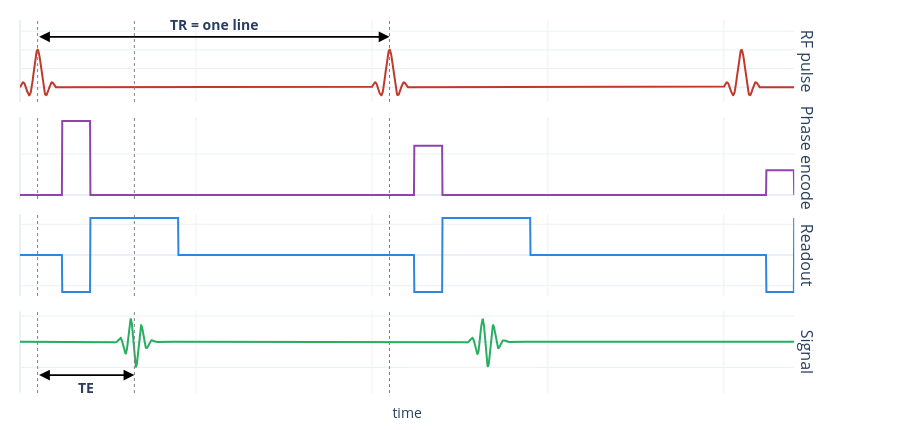

The code cell stored with this chart in its notebook:
### Markdown cell above
## Greta walks back every time

Figures of `01-gre.md`.

### Code cell
#| label: figGreTiming

t = np.linspace(0, 2.2, 2200)          # two repetitions, arbitrary units (1 = one TR)
def box(t0, t1, amp=1.0):
    return np.where((t >= t0) & (t < t1), amp, 0.0)

rf = sum(np.sinc((t - (k + 0.05)) * 60) * ((t > k) & (t < k + 0.1)) for k in (0, 1, 2))
pe = sum(box(k + 0.12, k + 0.2, a) for k, a in ((0, 0.9), (1, 0.6), (2, 0.3)))
ro = sum(box(k + 0.12, k + 0.2, -0.6) + box(k + 0.2, k + 0.45, 0.6) for k in (0, 1, 2))
sig = sum(np.exp(-((t - (k + 0.325)) / 0.03) ** 2) * np.cos(200 * (t - k)) for k in (0, 1, 2))

t_rf, t_echo = 0.05, 0.325             # centre of the 1st RF pulse and of the 1st echo

fig = make_subplots(rows=4, cols=1, shared_xaxes=True, vertical_spacing=0.04,
                    row_titles=["RF pulse", "Phase encode", "Readout", "Signal"])
for i, (y, c) in enumerate([(rf, "#C0392B"), (pe, "#8E44AD"), (ro, "#2E86DE"), (sig, "#27AE60")]):
    fig.add_trace(go.Scatter(x=t, y=y, line=dict(color=c, width=2), hoverinfo="skip"), row=i + 1, col=1)

# dotted guides through all rows: the two RF pulses and the first echo
for x in (t_rf, t_rf + 1, t_echo):
    fig.add_vline(x=x, line=dict(color="gray", width=1, dash="dot"), row="all", col=1)

def double_arrow(x0, x1, y, xref, yref, label, above=True):
    """A <-> arrow from x0 to x1 at height y, with its label above (or below) it."""
    fig.add_annotation(x=x1, y=y, ax=x0, ay=y, xref=xref, yref=yref, axref=xref, ayref=yref,
                       text="", showarrow=True, arrowhead=2, arrowside="end+start",
                       arrowsize=1.2, arrowwidth=1.8, arrowcolor="black")
    fig.add_annotation(x=(x0 + x1) / 2, y=y, xref=xref, yref=yref, text=f"<b>{label}</b>",
                       showarrow=False, yshift=12 if above else -12, font=dict(size=14))

# TR: from one RF pulse to the next (top row)
double_arrow(t_rf, t_rf + 1, 1.35, "x", "y", "TR = one line")
# TE: from the RF pulse to the centre of the echo (bottom row)
double_arrow(t_rf, t_echo, -1.3, "x4", "y4", "TE", above=False)

fig.update_yaxes(showticklabels=False, zeroline=True)
fig.update_yaxes(range=[-0.4, 1.8], row=1, col=1)      # room for the TR arrow
fig.update_yaxes(range=[-2.0, 1.2], row=4, col=1)      # room for the TE arrow
fig.update_xaxes(title_text="time", row=4, col=1, showticklabels=False)
fig.update_layout(height=430, showlegend=False, template="plotly_white",
                  margin=dict(l=20, r=90, t=20, b=30))
fig

### Figure 1 — Plotly figure (JSON) as saved in the notebook; plotly's stock layout.template omitted (floating-point values rounded to 4 significant figures; data arrays with more than 128 entries replaced by an {"elided": "..."} marker saying what was removed)
{"data": [{"hoverinfo": "skip", "line": {"color": "#C0392B", "width": 2}, "type": "scatter", "x": {"elided": "2200 float values"}, "xaxis": "x", "y": {"elided": "2200 float values"}, "yaxis": "y"}, {"hoverinfo": "skip", "line": {"color": "#8E44AD", "width": 2}, "type": "scatter", "x": {"elided": "2200 float values"}, "xaxis": "x2", "y": {"elided": "2200 float values"}, "yaxis": "y2"}, {"hoverinfo": "skip", "line": {"color": "#2E86DE", "width": 2}, "type": "scatter", "x": {"elided": "2200 float values"}, "xaxis": "x3", "y": {"elided": "2200 float values"}, "yaxis": "y3"}, {"hoverinfo": "skip", "line": {"color": "#27AE60", "width": 2}, "type": "scatter", "x": {"elided": "2200 float values"}, "xaxis": "x4", "y": {"elided": "2200 float values"}, "yaxis": "y4"}], "layout": {"annotations": [{"font": {"size": 16}, "showarrow": false, "text": "RF pulse", "textangle": 90, "x": 0.98, "xanchor": "left", "xref": "paper", "y": 0.89, "yanchor": "middle", "yref": "paper"}, {"font": {"size": 16}, "showarrow": false, "text": "Phase encode", "textangle": 90, "x": 0.98, "xanchor": "left", "xref": "paper", "y": 0.63, "yanchor": "middle", "yref": "paper"}, {"font": {"size": 16}, "showarrow": false, "text": "Readout", "textangle": 90, "x": 0.98, "xanchor": "left", "xref": "paper", "y": 0.37, "yanchor": "middle", "yref": "paper"}, {"font": {"size": 16}, "showarrow": false, "text": "Signal", "textangle": 90, "x": 0.98, "xanchor": "left", "xref": "paper", "y": 0.11, "yanchor": "middle", "yref": "paper"}, {"arrowcolor": "black", "arrowhead": 2, "arrowside": "end+start", "arrowsize": 1.2, "arrowwidth": 1.8, "ax": 0.05, "axref": "x", "ay": 1.35, "ayref": "y", "showarrow": true, "text": "", "x": 1.05, "xref": "x", "y": 1.35, "yref": "y"}, {"font": {"size": 14}, "showarrow": false, "text": "<b>TR = one line</b>", "x": 0.55, "xref": "x", "y": 1.35, "yref": "y", "yshift": 12}, {"arrowcolor": "black", "arrowhead": 2, "arrowside": "end+start", "arrowsize": 1.2, "arrowwidth": 1.8, "ax": 0.05, "axref": "x4", "ay": -1.3, "ayref": "y4", "showarrow": true, "text": "", "x": 0.325, "xref": "x4", "y": -1.3, "yref": "y4"}, {"font": {"size": 14}, "showarrow": false, "text": "<b>TE</b>", "x": 0.1875, "xref": "x4", "y": -1.3, "yref": "y4", "yshift": -12}], "height": 430, "margin": {"b": 30, "l": 20, "r": 90, "t": 20}, "shapes": [{"line": {"color": "gray", "dash": "dot", "width": 1}, "type": "line", "x0": 0.05, "x1": 0.05, "xref": "x", "y0": 0, "y1": 1, "yref": "y domain"}, {"line": {"color": "gray", "dash": "dot", "width": 1}, "type": "line", "x0": 0.05, "x1": 0.05, "xref": "x2", "y0": 0, "y1": 1, "yref": "y2 domain"}, {"line": {"color": "gray", "dash": "dot", "width": 1}, "type": "line", "x0": 0.05, "x1": 0.05, "xref": "x3", "y0": 0, "y1": 1, "yref": "y3 domain"}, {"line": {"color": "gray", "dash": "dot", "width": 1}, "type": "line", "x0": 0.05, "x1": 0.05, "xref": "x4", "y0": 0, "y1": 1, "yref": "y4 domain"}, {"line": {"color": "gray", "dash": "dot", "width": 1}, "type": "line", "x0": 1.05, "x1": 1.05, "xref": "x", "y0": 0, "y1": 1, "yref": "y domain"}, {"line": {"color": "gray", "dash": "dot", "width": 1}, "type": "line", "x0": 1.05, "x1": 1.05, "xref": "x2", "y0": 0, "y1": 1, "yref": "y2 domain"}, {"line": {"color": "gray", "dash": "dot", "width": 1}, "type": "line", "x0": 1.05, "x1": 1.05, "xref": "x3", "y0": 0, "y1": 1, "yref": "y3 domain"}, {"line": {"color": "gray", "dash": "dot", "width": 1}, "type": "line", "x0": 1.05, "x1": 1.05, "xref": "x4", "y0": 0, "y1": 1, "yref": "y4 domain"}, {"line": {"color": "gray", "dash": "dot", "width": 1}, "type": "line", "x0": 0.325, "x1": 0.325, "xref": "x", "y0": 0, "y1": 1, "yref": "y domain"}, {"line": {"color": "gray", "dash": "dot", "width": 1}, "type": "line", "x0": 0.325, "x1": 0.325, "xref": "x2", "y0": 0, "y1": 1, "yref": "y2 domain"}, {"line": {"color": "gray", "dash": "dot", "width": 1}, "type": "line", "x0": 0.325, "x1": 0.325, "xref": "x3", "y0": 0, "y1": 1, "yref": "y3 domain"}, {"line": {"color": "gray", "dash": "dot", "width": 1}, "type": "line", "x0": 0.325, "x1": 0.325, "xref": "x4", "y0": 0, "y1": 1, "yref": "y4 domain"}], "showlegend": false, "xaxis": {"anchor": "y", "domain": [0, 0.98], "matches": "x4", "showticklabels": false}, "xaxis2": {"anchor": "y2", "domain": [0, 0.98], "matches": "x4", "showticklabels": false}, "xaxis3": {"anchor": "y3", "domain": [0, 0.98], "matches": "x4", "showticklabels": false}, "xaxis4": {"anchor": "y4", "domain": [0, 0.98], "showticklabels": false, "title": {"text": "time"}}, "yaxis": {"anchor": "x", "domain": [0.78, 1], "range": [-0.4, 1.8], "showticklabels": false, "zeroline": true}, "yaxis2": {"anchor": "x2", "domain": [0.52, 0.74], "showticklabels": false, "zeroline": true}, "yaxis3": {"anchor": "x3", "domain": [0.26, 0.48], "showticklabels": false, "zeroline": true}, "yaxis4": {"anchor": "x4", "domain": [0, 0.22], "range": [-2, 1.2], "showticklabels": false, "zeroline": true}}}
